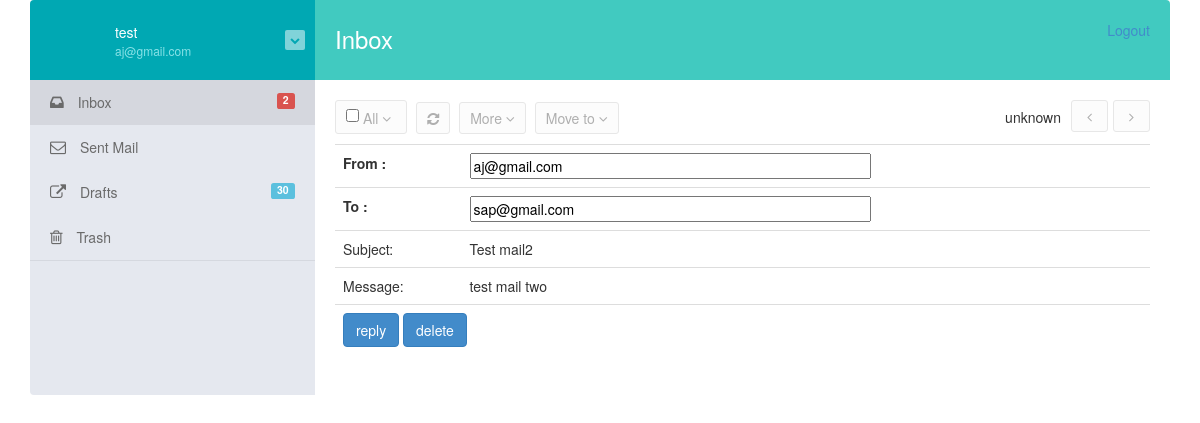
Page /details.php?id=1 (signed in) on the earlier database version.
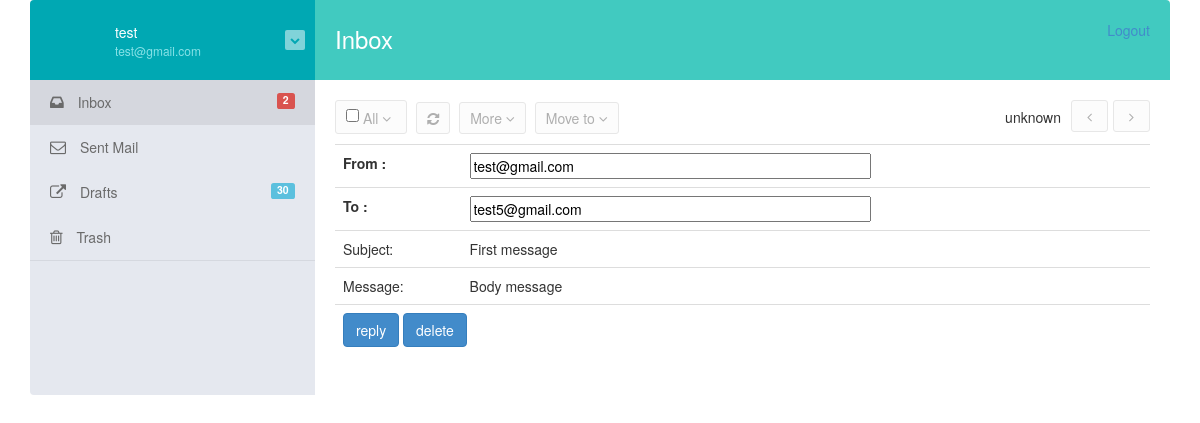
Same page on the later database version.
### tables this page shows
CREATE TABLE IF NOT EXISTS `users` (
  `id` int(10) NOT NULL AUTO_INCREMENT,
  `username` varchar(50) NOT NULL,
  `password` varchar(50) NOT NULL,
  `firstname` varchar(50) NOT NULL,
  `lastname` varchar(50) NOT NULL,
  `email` varchar(50) NOT NULL,
  `mobile` varchar(50) NOT NULL,
  `sdate` timestamp NULL DEFAULT CURRENT_TIMESTAMP,
  PRIMARY KEY (`id`)
);

CREATE TABLE IF NOT EXISTS `messages` (
  `id` int(10) NOT NULL AUTO_INCREMENT,
  `fromid` int(10) DEFAULT '0',
  `toid` int(10) DEFAULT '0',
  `fromname` varchar(50) DEFAULT '0',
  `toname` varchar(50) DEFAULT '0',
  `title` varchar(250) DEFAULT '0',
  `body` text,
  `mstatus` varchar(50) DEFAULT 'inbox',
  `status` tinyint(1) DEFAULT '0',
  `sdate` timestamp NULL DEFAULT CURRENT_TIMESTAMP,
  PRIMARY KEY (`id`)
);

### details.php (the view, shortened to what the changed rows need)
<?php session_start();
$database = new Database();
$db = $database->getConnection();
if(!isset($_SESSION['user'])&&($_SESSION['user']['auth']!=1)){
    header('location:'.BASE_URL.'login.php');
    exit();
}
else
{
    $email = $_SESSION['user']['email'];
}
?>
<!DOCTYPE html>
<html lang="en">
<head>
    <link href="css/bootstrap.min.css" rel="stylesheet" id="bootstrap-css">
    <link href="css/style.css" rel="stylesheet" id="bootstrap-css">
</head>
<body>
<div class="container">
<link rel='stylesheet prefetch' href='http://maxcdn.bootstrapcdn.com/font-awesome/4.2.0/css/font-awesome.min.css'>
 <div class="mail-box">
                  <aside class="sm-side">
                      <div class="user-head">
                          <div class="user-name">
                              <span><a href="#"><?php echo $email;?></a></span>
                          </div>
                      </div>
                  </aside>
                  <aside class="lg-side">
                      <div class="inbox-body">
                          <table class="table">
                            <tbody>
                            <?php
                                $id = $_REQUEST['id'];
                                $sql = 'select * from messages where id ='.$id;
                                $result = $db->query($sql);
                                if($row = $result->fetch_assoc()) {
                                    $fromid = $row["fromid"];
                                    $toid = $row["toid"];
                                    $sql = 'select * from users where id = '.$toid;
                                    $result = $db->query($sql);
                                    if($row1 = $result->fetch_assoc()) {
                                        $toemail = $row1["email"];
                                    }
                                    $sql = 'select * from users where id = '.$fromid;
                                    $result = $db->query($sql);
                                    if($row2 = $result->fetch_assoc()) {
                                        $fromemail = $row2["email"];
                                    }
                            ?>
                                <tr>
                                <td><b>From :</b></td>
                                <td><input type="text" value="<?php echo $fromemail;?>" size="50" readonly="readonly"></td>
                            </tr>
                            <tr>
                                <td><b>To :</b></td>
                                <td><input type="text" value="<?php echo $toemail;?>" size="50" readonly="readonly"></td>
                            </tr>
                                <tr class="unread" >
                                       <td class="view-message ">Subject: </td><td><?php echo $row['title'];?></td>
                                   </tr>
                                   <tr><td class="view-message ">Message: </td><td><?php echo $row['body'];?></td></tr>
                                   <?php
                                }
                                ?>
                          </tbody>
                          </table>
                      </div>
                  </aside>
              </div>
</div>
</body>
</html>

Differences in the rows shown:
no longer on this page (row edited): users: email "sap@gmail.com"
changed users: email "aj@gmail.com" → "test@gmail.com"
now on this page (row edited): users: email "test5@gmail.com"
changed messages: title "Test mail2" → "First message"; body "test mail two" → "Body message"
Other differences:
$email: "aj@gmail.com" → "test@gmail.com"
